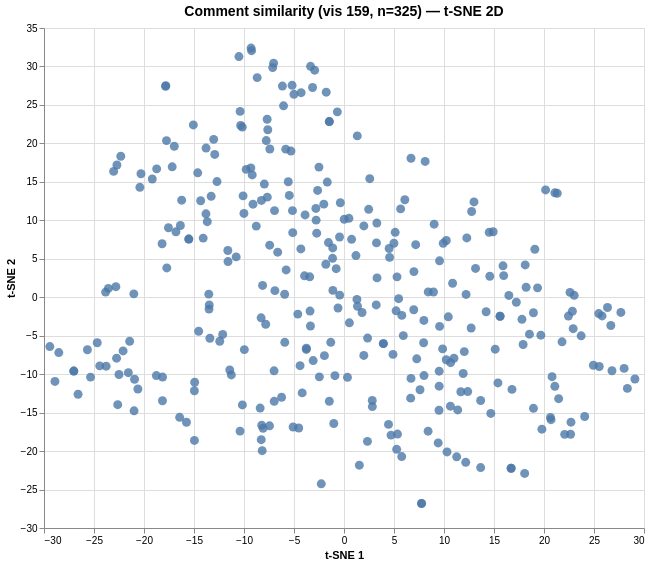

Specify this chart in Vega-Lite:
### Vega specification from a JSON file in a GitHub repository (floating-point values rounded to 4 significant figures; data arrays with more than 128 entries replaced by an {"elided": "..."} marker saying what was removed)
{"$schema": "https://vega.github.io/schema/vega/v6.json", "data": [{"name": "param_1e9efca18e7a2868_store"}, {"name": "source_0", "values": {"elided": "325 records"}}, {"name": "source_0_x_domain_dim_1", "values": [{"min": -29.42, "max": 29.09}]}, {"name": "source_0_y_domain_dim_2", "values": [{"min": -26.82, "max": 32.39}]}], "signals": [{"name": "unit", "value": {}, "on": [{"events": "pointermove", "update": "isTuple(group()) ? group() : unit"}]}, {"name": "param_1e9efca18e7a2868", "update": "vlSelectionResolve(\"param_1e9efca18e7a2868_store\", \"union\")"}, {"name": "param_1e9efca18e7a2868_dim_1", "on": [{"events": [{"source": "view", "type": "dblclick"}], "update": "null"}, {"events": {"signal": "param_1e9efca18e7a2868_translate_delta"}, "update": "panLinear(param_1e9efca18e7a2868_translate_anchor.extent_x, -param_1e9efca18e7a2868_translate_delta.x / width)"}, {"events": {"signal": "param_1e9efca18e7a2868_zoom_delta"}, "update": "zoomLinear(domain(\"x\"), param_1e9efca18e7a2868_zoom_anchor.x, param_1e9efca18e7a2868_zoom_delta)"}]}, {"name": "param_1e9efca18e7a2868_dim_2", "on": [{"events": [{"source": "view", "type": "dblclick"}], "update": "null"}, {"events": {"signal": "param_1e9efca18e7a2868_translate_delta"}, "update": "panLinear(param_1e9efca18e7a2868_translate_anchor.extent_y, param_1e9efca18e7a2868_translate_delta.y / height)"}, {"events": {"signal": "param_1e9efca18e7a2868_zoom_delta"}, "update": "zoomLinear(domain(\"y\"), param_1e9efca18e7a2868_zoom_anchor.y, param_1e9efca18e7a2868_zoom_delta)"}]}, {"name": "param_1e9efca18e7a2868_tuple", "on": [{"events": [{"signal": "param_1e9efca18e7a2868_dim_1 || param_1e9efca18e7a2868_dim_2"}], "update": "param_1e9efca18e7a2868_dim_1 && param_1e9efca18e7a2868_dim_2 ? {unit: \"\", fields: param_1e9efca18e7a2868_tuple_fields, values: [param_1e9efca18e7a2868_dim_1,param_1e9efca18e7a2868_dim_2]} : null"}]}, {"name": "param_1e9efca18e7a2868_tuple_fields", "value": [{"field": "dim_1", "channel": "x", "type": "R"}, {"field": "dim_2", "channel": "y", "type": "R"}]}, {"name": "param_1e9efca18e7a2868_translate_anchor", "value": {}, "on": [{"events": [{"source": "scope", "type": "pointerdown"}], "update": "{x: x(unit), y: y(unit), extent_x: domain(\"x\"), extent_y: domain(\"y\")}"}]}, {"name": "param_1e9efca18e7a2868_translate_delta", "value": {}, "on": [{"events": [{"source": "window", "between": [{"source": "scope", "type": "pointerdown"}, {"source": "window", "type": "pointerup"}], "type": "pointermove", "consume": true}], "update": "{x: param_1e9efca18e7a2868_translate_anchor.x - x(unit), y: param_1e9efca18e7a2868_translate_anchor.y - y(unit)}"}]}, {"name": "param_1e9efca18e7a2868_zoom_anchor", "on": [{"events": [{"source": "scope", "type": "wheel", "consume": true}], "update": "{x: invert(\"x\", x(unit)), y: invert(\"y\", y(unit))}"}]}, {"name": "param_1e9efca18e7a2868_zoom_delta", "on": [{"events": [{"source": "scope", "type": "wheel", "consume": true}], "update": "pow(1.001, event.deltaY * pow(16, event.deltaMode))", "force": true}]}, {"name": "param_1e9efca18e7a2868_modify", "on": [{"events": {"signal": "param_1e9efca18e7a2868_tuple"}, "update": "modify(\"param_1e9efca18e7a2868_store\", param_1e9efca18e7a2868_tuple, true)"}]}], "marks": [{"type": "symbol", "name": "marks", "from": {"data": "source_0"}, "encode": {"update": {"size": {"value": 80}, "tooltip": {"signal": "{\"Comment #\": format(datum[\"index\"], \"\"), \"Comment\": isValid(datum[\"comment\"]) ? datum[\"comment\"] : \"\"+datum[\"comment\"]}"}, "x": {"field": "dim_1", "scale": "x"}, "fill": {"value": "#4c78a8"}, "y": {"field": "dim_2", "scale": "y"}, "opacity": {"value": 0.8}, "shape": {"value": "circle"}}}, "style": ["circle"], "clip": true, "interactive": true}], "scales": [{"name": "x", "type": "linear", "domain": [{"signal": "(data(\"source_0_x_domain_dim_1\")[0] || {}).min"}, {"signal": "(data(\"source_0_x_domain_dim_1\")[0] || {}).max"}], "range": [0, {"signal": "width"}], "zero": true, "domainRaw": {"signal": "param_1e9efca18e7a2868[\"dim_1\"]"}, "nice": true}, {"name": "y", "type": "linear", "domain": [{"signal": "(data(\"source_0_y_domain_dim_2\")[0] || {}).min"}, {"signal": "(data(\"source_0_y_domain_dim_2\")[0] || {}).max"}], "range": [{"signal": "height"}, 0], "nice": true, "domainRaw": {"signal": "param_1e9efca18e7a2868[\"dim_2\"]"}, "zero": true}], "axes": [{"scale": "x", "labels": false, "ticks": false, "tickCount": {"signal": "ceil(width/40)"}, "gridScale": "y", "domain": false, "orient": "bottom", "aria": false, "grid": true, "minExtent": 0, "zindex": 0, "maxExtent": 0}, {"scale": "y", "orient": "left", "tickCount": {"signal": "ceil(height/40)"}, "maxExtent": 0, "grid": true, "minExtent": 0, "ticks": false, "gridScale": "x", "aria": false, "labels": false, "zindex": 0, "domain": false}, {"scale": "x", "orient": "bottom", "labelFlush": true, "tickCount": {"signal": "ceil(width/40)"}, "title": "t-SNE 1", "grid": false, "labelOverlap": true, "zindex": 0}, {"scale": "y", "orient": "left", "grid": false, "zindex": 0, "tickCount": {"signal": "ceil(height/40)"}, "labelOverlap": true, "title": "t-SNE 2"}], "title": {"text": "Comment similarity (vis 159, n=325) — t-SNE 2D", "fontSize": 14, "frame": "group"}, "background": "white", "style": "cell", "padding": 5, "width": 600, "height": 500}
